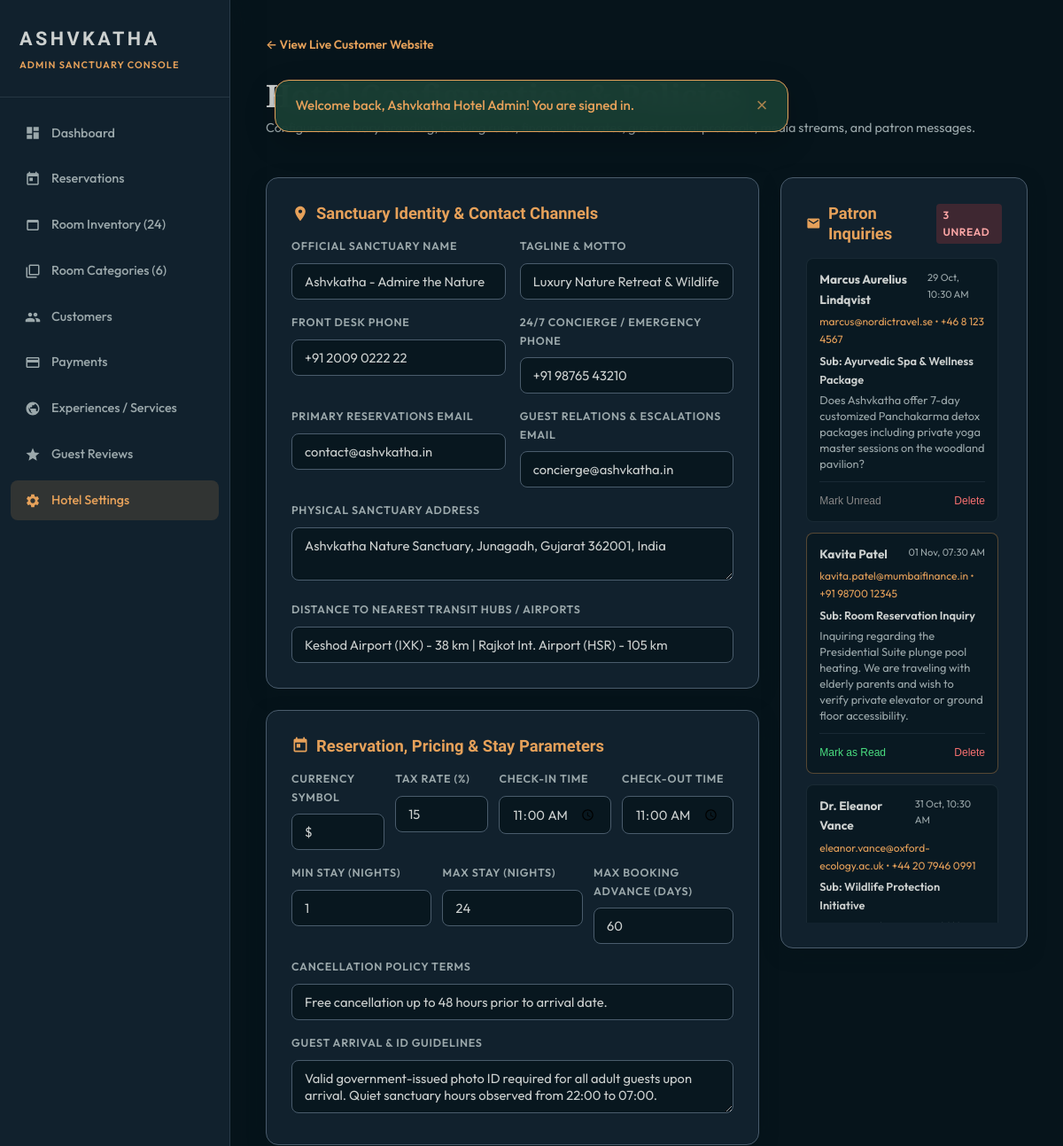
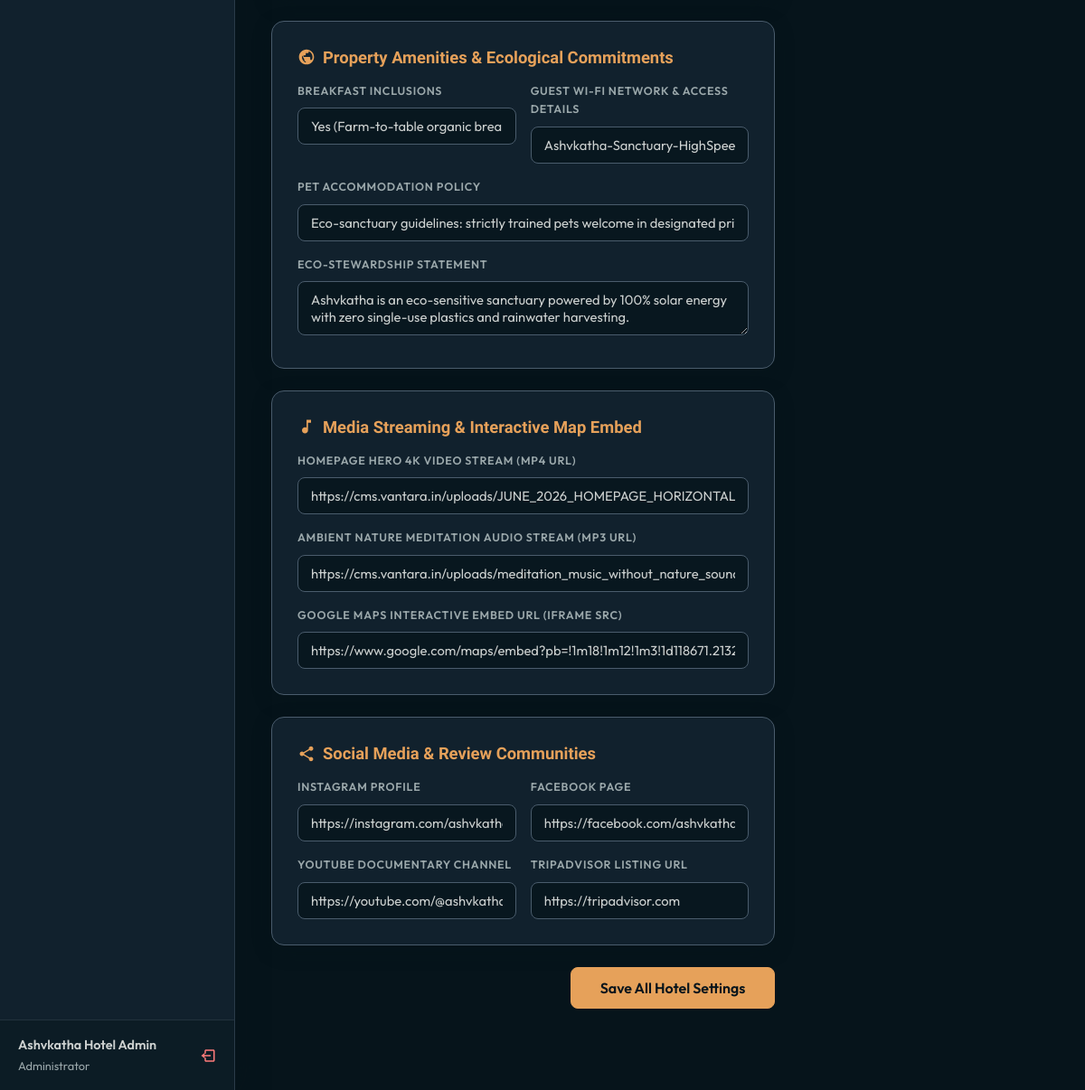
Screenshot of /admin/settings.php (signed in) with the database file from the repository (2 pictures, top to bottom).
### tables this page shows
CREATE TABLE `contact_messages` (
  `id` int(11) NOT NULL AUTO_INCREMENT,
  `name` varchar(100) NOT NULL,
  `email` varchar(100) NOT NULL,
  `phone` varchar(30) DEFAULT NULL,
  `subject` varchar(150) NOT NULL,
  `message` text NOT NULL,
  `is_read` tinyint(1) NOT NULL DEFAULT 0,
  `created_at` timestamp NOT NULL DEFAULT current_timestamp(),
  PRIMARY KEY (`id`)
);

### admin/settings.php (the view, shortened to what the rows shown need)
<?php
require_once __DIR__ . '/header.php';
$pdo = get_db();
$inquiries = $pdo->query("SELECT * FROM contact_messages ORDER BY id DESC")->fetchAll();
?>
<div class="admin-topbar">
    <div>
        <h1 class="admin-page-title">Hotel Configuration & Policies</h1>
    </div>
</div>
<div style="display:grid; grid-template-columns: 2fr 1fr; gap:24px; align-items:start;">
    <div>
        <form method="POST" action="settings.php">
            <div class="admin-card" style="margin-bottom:24px;">
                <h2 style="font-size:1.15rem; color:var(--warm-gold); margin-top:0; margin-bottom:16px; font-family:'Schibsted Grotesk',sans-serif; display:flex; align-items:center; gap:8px;">
                    <svg width="20" height="20" fill="currentColor" viewBox="0 0 24 24"><path d="M12 2C8.13 2 5 5.13 5 9c0 5.25 7 13 7 13s7-7.75 7-13c0-3.87-3.13-7-7-7zm0 9.5c-1.38 0-2.5-1.12-2.5-2.5s1.12-2.5 2.5-2.5 2.5 1.12 2.5 2.5-1.12 2.5-2.5 2.5z"/></svg>
                    <span>Sanctuary Identity & Contact Channels</span>
                </h2>
            </div>
            <div class="admin-card" style="margin-bottom:24px;">
                <h2 style="font-size:1.15rem; color:var(--warm-gold); margin-top:0; margin-bottom:16px; font-family:'Schibsted Grotesk',sans-serif; display:flex; align-items:center; gap:8px;">
                    <svg width="20" height="20" fill="currentColor" viewBox="0 0 24 24"><path d="M19 3h-1V1h-2v2H8V1H6v2H5c-1.11 0-1.99.9-1.99 2L3 19c0 1.1.89 2 2 2h14c1.1 0 2-.9 2-2V5c0-1.1-.9-2-2-2zm0 16H5V8h14v11zM7 10h5v5H7z"/></svg>
                    <span>Reservation, Pricing & Stay Parameters</span>
                </h2>
            </div>
            <div class="admin-card" style="margin-bottom:24px;">
                <h2 style="font-size:1.15rem; color:var(--warm-gold); margin-top:0; margin-bottom:16px; font-family:'Schibsted Grotesk',sans-serif; display:flex; align-items:center; gap:8px;">
                    <span>Property Amenities & Ecological Commitments</span>
                </h2>
            </div>
            <div class="admin-card" style="margin-bottom:24px;">
                <h2 style="font-size:1.15rem; color:var(--warm-gold); margin-top:0; margin-bottom:16px; font-family:'Schibsted Grotesk',sans-serif; display:flex; align-items:center; gap:8px;">
                    <svg width="20" height="20" fill="currentColor" viewBox="0 0 24 24"><path d="M12 3v10.55c-.59-.34-1.27-.55-2-.55-2.21 0-4 1.79-4 4s1.79 4 4 4 4-1.79 4-4V7h4V3h-6z"/></svg>
                    <span>Media Streaming & Interactive Map Embed</span>
                </h2>
            </div>
            <div class="admin-card" style="margin-bottom:24px;">
                <h2 style="font-size:1.15rem; color:var(--warm-gold); margin-top:0; margin-bottom:16px; font-family:'Schibsted Grotesk',sans-serif; display:flex; align-items:center; gap:8px;">
                    <span>Social Media & Review Communities</span>
                </h2>
            </div>
        </form>
    </div>
    <div id="inquiries">
        <div class="admin-card" style="position:sticky; top:20px;">
            <div style="display:flex; justify-content:space-between; align-items:center; margin-bottom:16px;">
                <h2 style="font-size:1.15rem; color:var(--warm-gold); margin:0; font-family:'Schibsted Grotesk',sans-serif; display:flex; align-items:center; gap:8px;">
                    <svg width="18" height="18" fill="currentColor" viewBox="0 0 24 24"><path d="M20 4H4c-1.1 0-1.99.9-1.99 2L2 18c0 1.1.9 2 2 2h16c1.1 0 2-.9 2-2V6c0-1.1-.9-2-2-2zm0 4l-8 5-8-5V6l8 5 8-5v2z"/></svg>
                    <span>Patron Inquiries</span>
                </h2>
            </div>
            <?php if (empty($inquiries)): ?>
                <p style="color:#888; font-size:0.85rem; text-align:center; padding:30px 0;">No inquiries received yet.</p>
            <?php else: ?>
                <div style="display:flex; flex-direction:column; gap:12px; max-height:750px; overflow-y:auto; padding-right:4px;">
                    <?php foreach ($inquiries as $msg): ?>
                        <div style="background:rgba(6,20,27,0.6); border:1px solid <?= $msg['is_read'] ? 'rgba(74,92,108,0.25)' : 'rgba(230,161,90,0.35)' ?>; border-radius:8px; padding:12px 14px; position:relative;">
                            <div style="display:flex; justify-content:space-between; align-items:flex-start; margin-bottom:4px;">
                                <strong style="color:#ccd0cf; font-size:0.85rem;"><?= e($msg['name']) ?></strong>
                                <span style="font-size:0.7rem; color:#9ba8ab;"><?= date('d M, h:i A', strtotime($msg['created_at'])) ?></span>
                            </div>
                            <div style="font-size:0.75rem; color:var(--warm-gold); margin-bottom:4px;">
                                <a href="mailto:<?= e($msg['email']) ?>" style="color:var(--warm-gold); text-decoration:none;"><?= e($msg['email']) ?></a>
                                <?= $msg['phone'] ? ' &bull; ' . e($msg['phone']) : '' ?>
                            </div>
                            <div style="font-size:0.8rem; font-weight:600; color:#ccd0cf; margin-bottom:4px;">
                                Sub: <?= e($msg['subject']) ?>
                            </div>
                            <p style="font-size:0.8rem; color:#9ba8ab; line-height:1.4; margin:0 0 10px 0;">
                                <?= nl2br(e($msg['message'])) ?>
                            </p>
                            <div style="display:flex; justify-content:space-between; align-items:center; border-top:1px solid rgba(74,92,108,0.25); padding-top:6px;">
                                <form method="POST" action="settings.php" style="display:inline;">
                                    <button type="submit" style="background:none; border:none; color:<?= $msg['is_read'] ? '#888' : '#4ade80' ?>; font-size:0.75rem; cursor:pointer; padding:0;">
                                        <?= $msg['is_read'] ? 'Mark Unread' : 'Mark as Read' ?>
                                    </button>
                                </form>
                                <form method="POST" action="settings.php" style="display:inline;" onsubmit="return confirm('Delete this message?');">
                                    <button type="submit" style="background:none; border:none; color:#f87171; font-size:0.75rem; cursor:pointer; padding:0;">
                                        Delete
                                    </button>
                                </form>
                            </div>
                        </div>
                    <?php endforeach; ?>
                </div>
            <?php endif; ?>
        </div>
    </div>
</div>
<?php require_once __DIR__ . '/footer.php'; ?>

### rows the page displays
contact_messages: name "Marcus Aurelius Lindqvist", created_at "29 Oct, 10:30 AM", email "marcus@nordictravel.se", phone "+46 8 123 4567", subject "Ayurvedic Spa & Wellness Package", message "Does Ashvkatha offer 7-day customized Panchakarma detox packages including private yoga master sessions on the woodland pavilion?", is_read "Mark Unread"
contact_messages: name "Kavita Patel", created_at "01 Nov, 07:30 AM", email "kavita.patel@mumbaifinance.in", phone "+91 98700 12345", subject "Room Reservation Inquiry", message "Inquiring regarding the Presidential Suite plunge pool heating. We are traveling with elderly parents and wish to verify private elevator or ground floor accessibility.", is_read "Mark as Read"
contact_messages: name "Dr. Eleanor Vance", created_at "31 Oct, 10:30 AM", email "eleanor.vance@oxford-ecology.ac.uk", phone "+44 20 7946 0991", subject "Wildlife Protection Initiative"

### other values shown
$admin_user['name'] "Ashvkatha Hotel Admin"
$flash['message'] "Welcome back, Ashvkatha Hotel Admin! You are signed in."
$unread_count "3"
